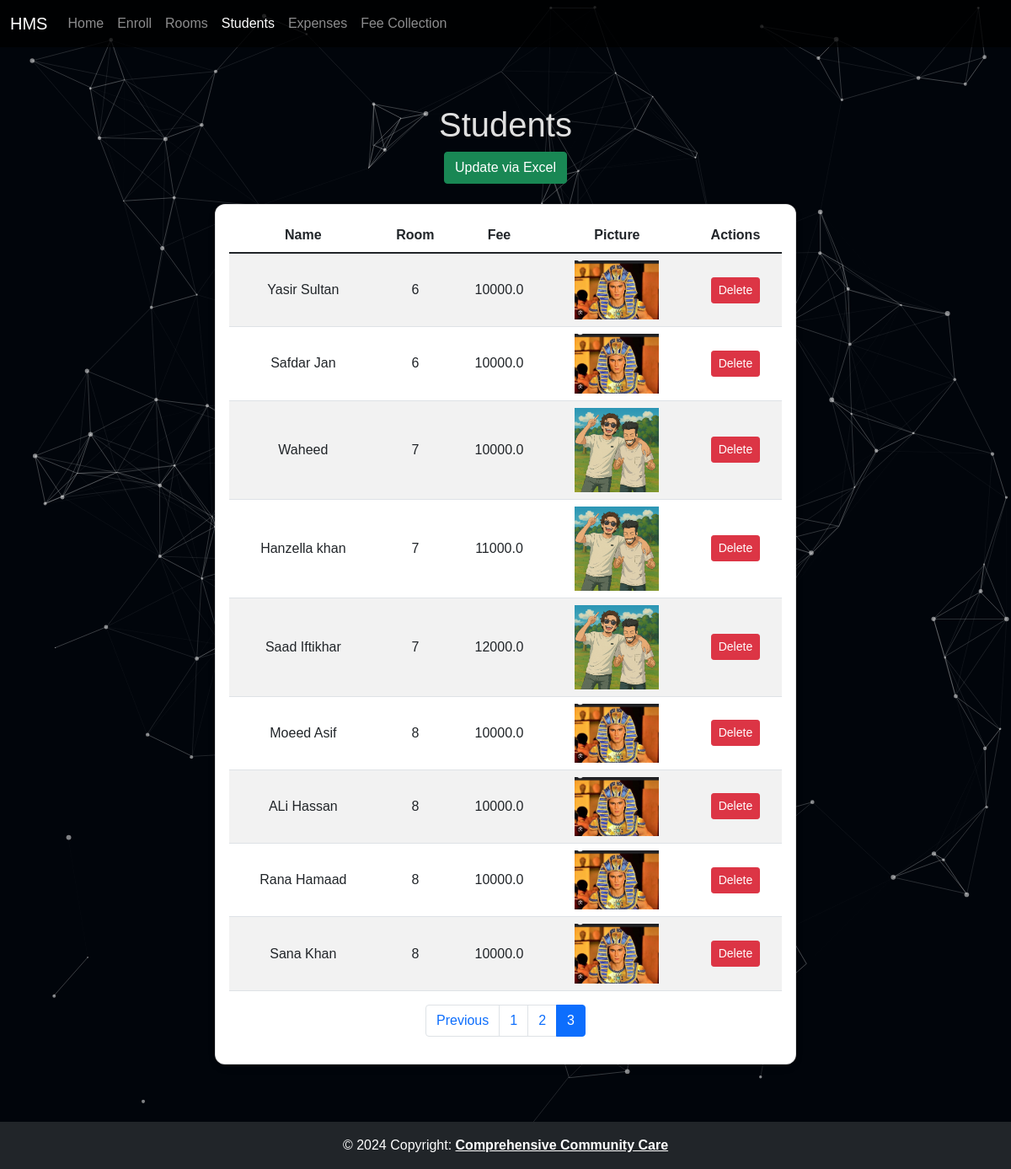
/students?page=3 (signed in), run on the app's committed database.
### models.py (models this page shows, shortened)
class Student(db.Model):
    id = db.Column(db.Integer, primary_key=True)
    name = db.Column(db.String(100), nullable=False)
    fee = db.Column(db.Float, nullable=False)
    room_id = db.Column(db.Integer, db.ForeignKey('room.id'), nullable=False)
    picture = db.Column(db.String(100))
    status = db.Column(db.String(20), default='active')  # active, inactive, graduated
    enrollment_date = db.Column(db.DateTime, default=datetime.utcnow)
    last_fee_payment = db.Column(db.DateTime)
    room = relationship('Room', back_populates='students')
    fee_records = relationship('FeeRecord', back_populates='student')

class Room(db.Model):
    id = db.Column(db.Integer, primary_key=True)
    room_number = db.Column(db.Integer, unique=True, nullable=False)
    students = relationship('Student', back_populates='room')

### app.py (the view)
@app.route('/students')
@login_required
def students():
    page = request.args.get('page', 1, type=int)
    per_page = 10
    paginated_students = Student.query.paginate(page=page, per_page=per_page)
    form = EnrollForm()  # Create an instance of the form for CSRF token
    return render_template('students.html', students=paginated_students, form=form)

### app.py (called while the page is built)
@login_manager.user_loader
def load_user(user_id):
    return Admin.query.get(int(user_id))

### templates/students.html (shortened to what this page needs)
{% extends 'base.html' %}
{% block content %}
<h1 class="text-center">Students</h1>
<div class="d-flex justify-content-center mb-4">
    <a href="{{ url_for('update_students_excel') }}" class="btn btn-success">
         Update via Excel
    </a>
</div>
<div class="d-flex justify-content-center">
    <div class="card w-75">
        <div class="card-body">
            <table class="table table-striped">
                <thead>
                    <tr>
                        <th>Name</th>
                        <th>Room</th>
                        <th>Fee</th>
                        <th>Picture</th>
                        <th>Actions</th>
                    </tr>
                </thead>
                <tbody>
                    {% for student in students.items %}
                    <tr>
                        <td>{{ student.name }}</td>
                        <td>{{ student.room.room_number }}</td>
                        <td>{{ student.fee }}</td>
                        <td><img src="{{ url_for('static', filename='uploads/' ~ student.picture) }}" alt="Student Picture" width="100"></td>
                        <td>
                            <button type="button" class="btn btn-danger btn-sm" data-bs-toggle="modal" data-bs-target="#deleteModal{{ student.id }}">
                                 Delete
                            </button>
                        </td>
                    </tr>
                    {% endfor %}
                </tbody>
            </table>
            <nav aria-label="Page navigation">
                <ul class="pagination justify-content-center">
                    {% if students.has_prev %}
                        <li class="page-item">
                            <a class="page-link" href="{{ url_for('students', page=students.prev_num) }}">Previous</a>
                        </li>
                    {% endif %}
                    {% for page_num in range(1, students.pages + 1) %}
                        <li class="page-item {% if page_num == students.page %}active{% endif %}">
                            <a class="page-link" href="{{ url_for('students', page=page_num) }}">{{ page_num }}</a>
                        </li>
                    {% endfor %}
                </ul>
            </nav>
        </div>
    </div>
</div>
{% endblock %}

### static/style.css (style rules this page uses)
body { font-family: Arial, sans-serif; background-color: #1a1a1a; color: white; margin: 0; padding: 0; }
h1, h2, h3, h4, h5, h6 { color: #e0e0e0; }
.card { box-shadow: 0 4px 8px rgba(0, 0, 0, 0.1); border-radius: 12px; color: black !important; }
.btn-primary, .btn-danger { transition: transform 0.2s ease-in-out; }
.table th, .table td { vertical-align: middle; text-align: center; }
.card-body, .card-title, .form-label, input { color: rgb(11, 72, 170) !important; }

### templates/base.html (style rules this page uses)
body, html { margin: 0; padding: 0; height: 100%; }

### data on the page
Student: name "Yasir Sultan", room.room_number "6", fee "10000.0", picture (picture)
Student: name "Safdar Jan", room.room_number "6", fee "10000.0", picture (picture)
Student: name "Waheed", room.room_number "7", fee "10000.0", picture (picture)
Student: name "Hanzella khan", room.room_number "7", fee "11000.0", picture (picture)
Student: name "Saad Iftikhar", room.room_number "7", fee "12000.0", picture (picture)
Student: name "Moeed Asif", room.room_number "8", fee "10000.0", picture (picture)
Student: name "ALi Hassan", room.room_number "8", fee "10000.0", picture (picture)
Student: name "Rana Hamaad", room.room_number "8", fee "10000.0", picture (picture)
Student: name "Sana Khan", room.room_number "8", fee "10000.0", picture (picture)

### other printed values
{{ page_num }} "1" "2" "3"
